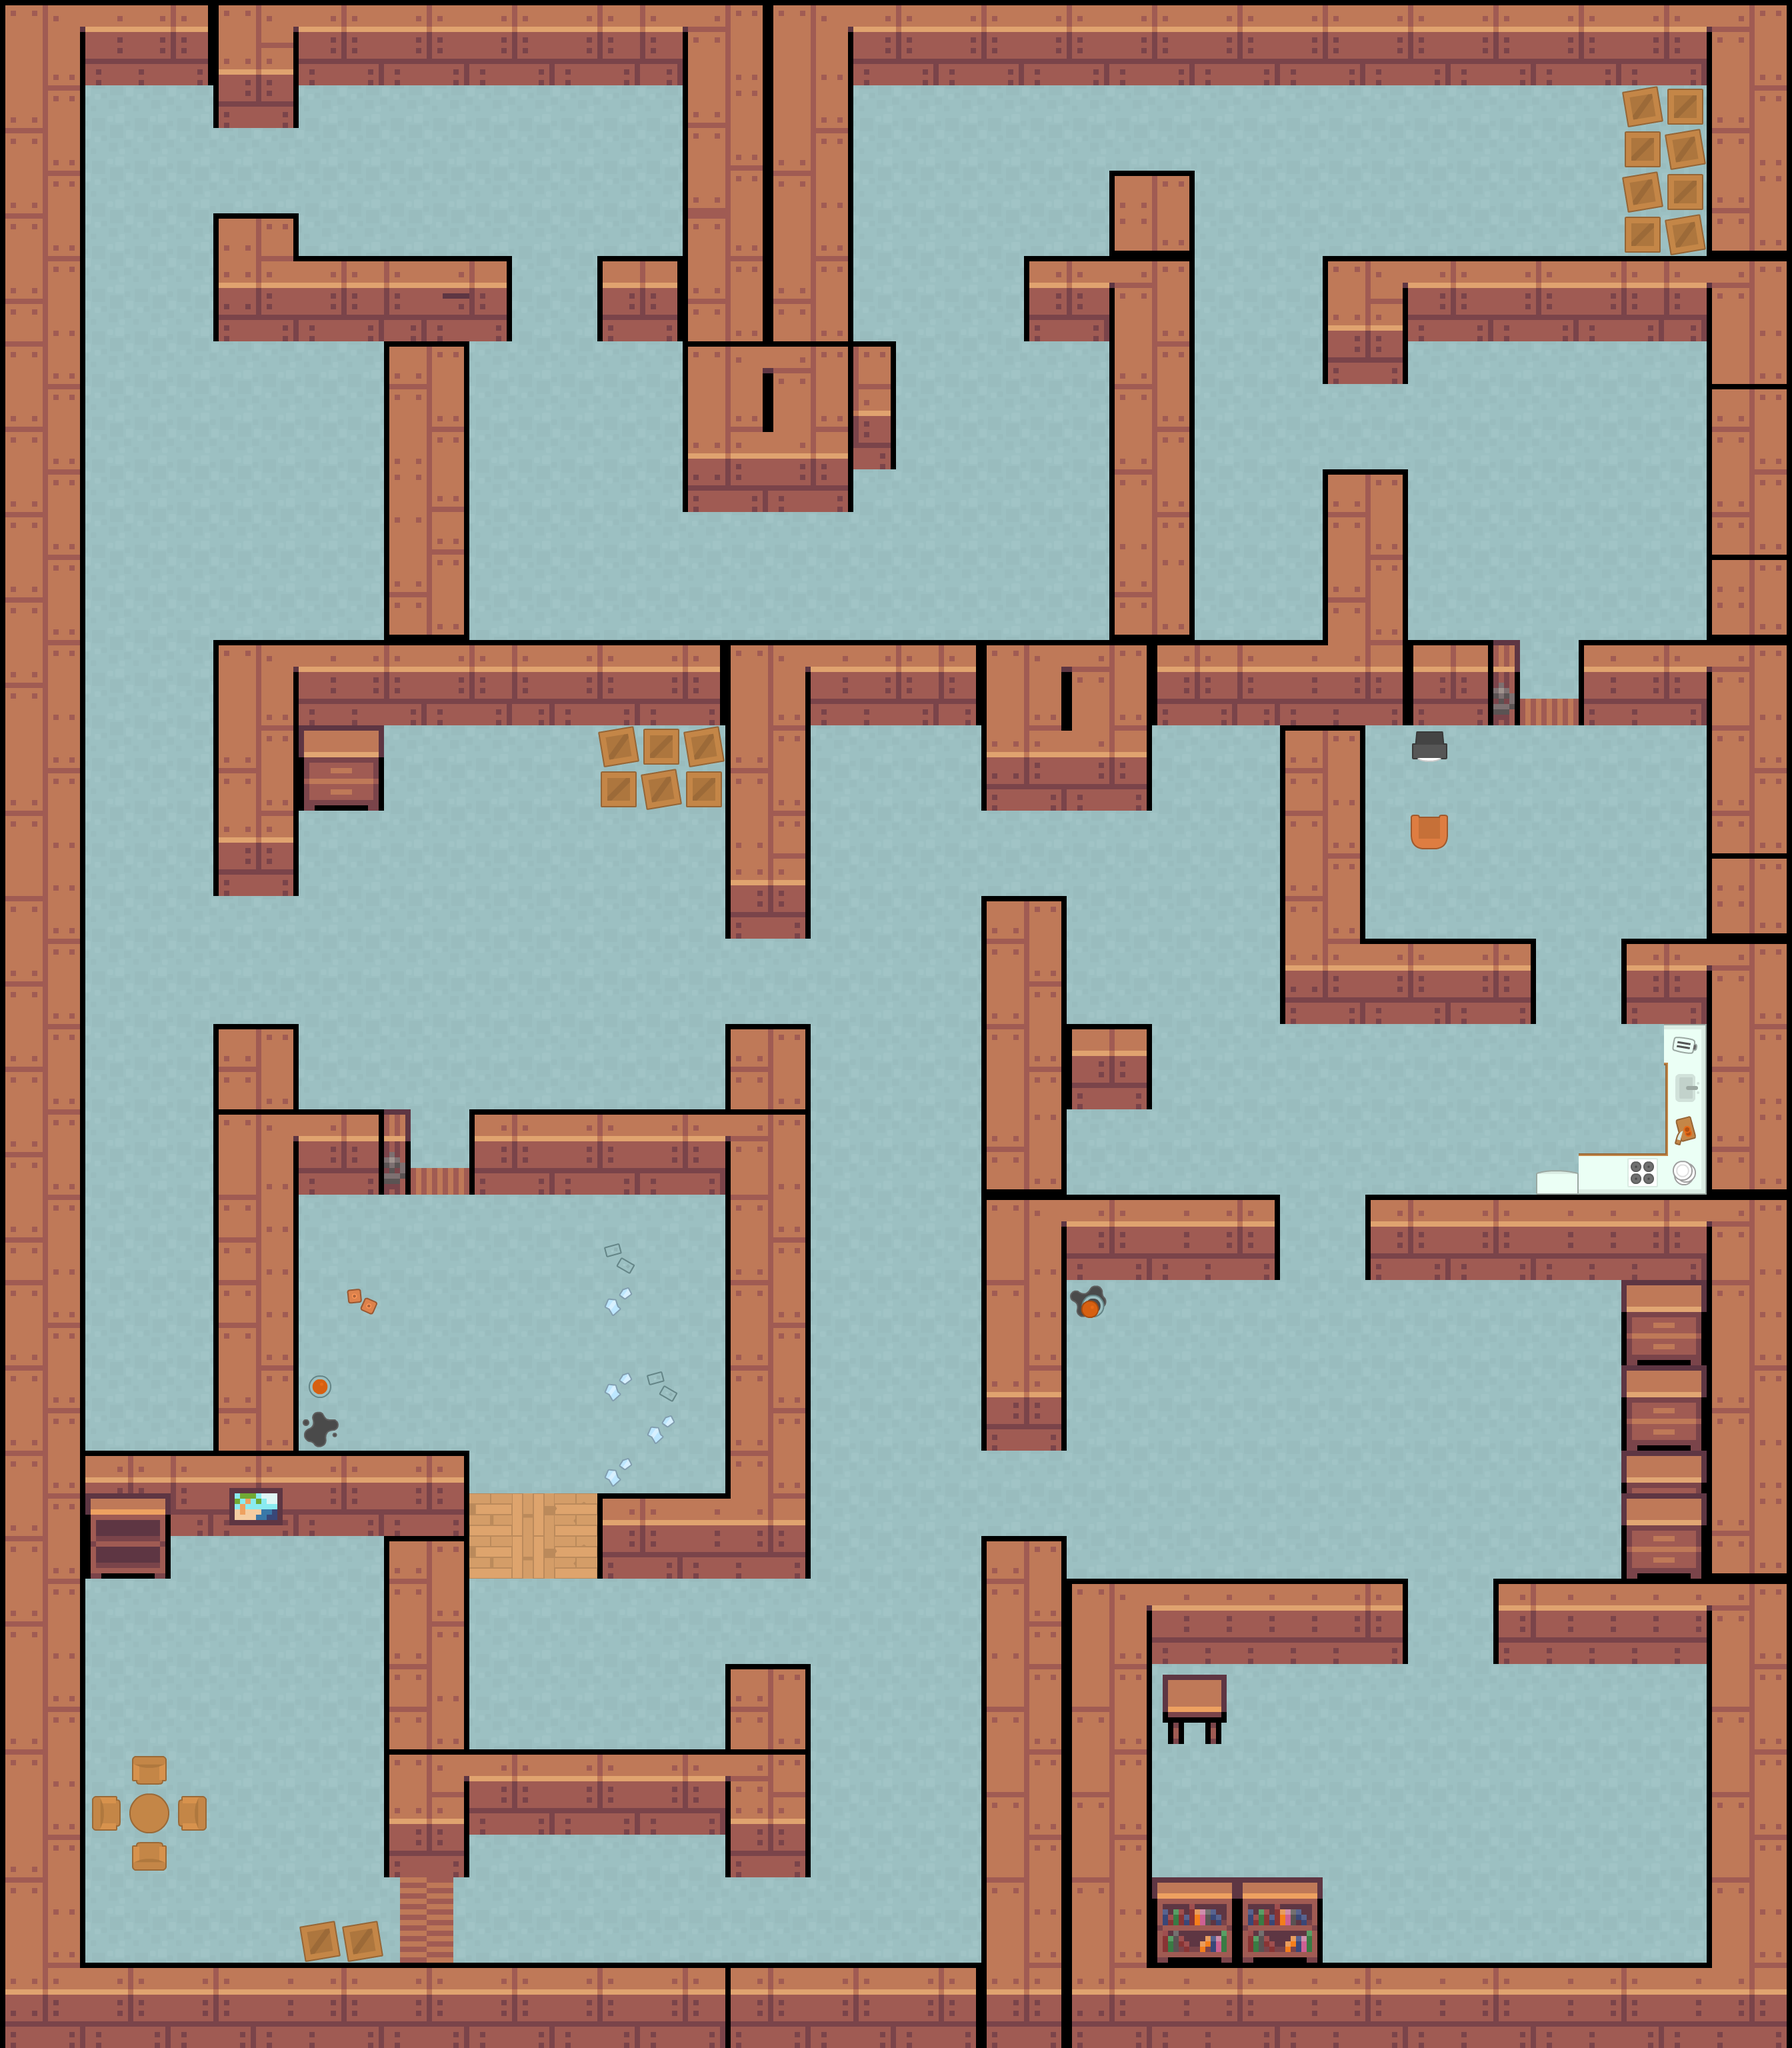

A level layout from a 2D game, rendered from its tile map. Below: a short description, then the map file with tile-grid data replaced by summaries:
An orthogonal 42x48 tile map with 64x64 px tiles, 3 tile layers (floor, walls, objects), 2 tilesets and 84 objects (72x wall, 6x pistol, 3x health, player, spider, ...).

<map version="1.5" tiledversion="1.7.2" orientation="orthogonal" renderorder="right-down" compressionlevel="0" width="42" height="48" tilewidth="64" tileheight="64" infinite="0" nextlayerid="7" nextobjectid="510">
 <tileset firstgid="1" name="4 BigSet128" tilewidth="64" tileheight="64" tilecount="864" columns="16">
  <image source="../img/4 BigSet128.png" width="1024" height="3456" />
 </tileset>
 <tileset firstgid="865" name="spritesheet_tiles" tilewidth="64" tileheight="64" spacing="10" tilecount="540" columns="27">
  <image source="../img/spritesheet_tiles.png" width="1988" height="1470" />
 </tileset>
 <layer id="5" name="floor" width="42" height="48">
  <data>[2016 cells, 2016 non-empty, 1 distinct tile ids]</data>
 </layer>
 <layer id="1" name="walls" width="42" height="48">
  <data>[2016 cells, 861 non-empty, 69 distinct tile ids]</data>
 </layer>
 <layer id="6" name="objects" width="42" height="48">
  <data>[2016 cells, 73 non-empty, 45 distinct tile ids]</data>
 </layer>
 <objectgroup id="4" name="objects">
  <object id="101" name="player" x="1312.35" y="2898.5">
   <point />
  </object>
  <object id="103" name="wall" x="1600" y="2368.01" width="128" height="703.997" />
  <object id="107" name="wall" x="1728.01" y="2368" width="383.994" height="128.001" />
  <object id="108" name="wall" x="2240" y="2367.99" width="319.994" height="128.014" />
  <object id="109" name="wall" x="2560" y="2368" width="127.992" height="703.993" />
  <object id="161" name="wall" x="1728" y="2944" width="831.969" height="128" />
  <object id="162" name="wall" x="2560" y="1279.99" width="127.997" height="1088" />
  <object id="163" name="wall" x="2048" y="1792" width="511.996" height="128.005" />
  <object id="164" name="wall" x="1600" y="1792" width="319.996" height="127.995" />
  <object id="165" name="wall" x="1472" y="1344" width="127.992" height="832.002" />
  <object id="166" name="wall" x="1472" y="2304" width="127.992" height="767.991" />
  <object id="167" name="wall" x="1600" y="1536" width="128.007" height="127.999" />
  <object id="168" name="wall" x="1920" y="1408" width="384.001" height="128.005" />
  <object id="169" name="wall" x="2432" y="1408" width="128.007" height="127.999" />
  <object id="170" name="wall" x="1088.01" y="960" width="1152" height="127.999" />
  <object id="171" name="wall" x="1920" y="1088" width="128.007" height="319.998" />
  <object id="172" name="wall" x="1472" y="1088" width="255.976" height="127.999" />
  <object id="173" name="wall" x="2368" y="960" width="192.006" height="127.999" />
  <object id="174" name="wall" x="2560" y="832" width="128.007" height="447.992" />
  <object id="175" name="wall" x="2560" y="-0.00572917" width="128.007" height="832.006" />
  <object id="176" name="wall" x="1984" y="704" width="128.007" height="256.004" />
  <object id="177" name="wall" x="1088" y="1088" width="128.007" height="320.004" />
  <object id="179" name="wall" x="2112" y="384" width="447.99" height="128.014" />
  <object id="181" name="wall" x="1984" y="383.999" width="128.007" height="192" />
  <object id="182" name="wall" x="1664" y="255.996" width="128.007" height="704.003" />
  <object id="183" name="wall" x="1536" y="384" width="128.007" height="127.999" />
  <object id="184" name="wall" x="1280" y="0" width="1280.01" height="127.999" />
  <object id="185" name="wall" x="1152" y="0" width="128.003" height="512.003" />
  <object id="186" name="wall" x="1024" y="0" width="128.003" height="512.003" />
  <object id="187" name="wall" x="896" y="384" width="128.007" height="127.999" />
  <object id="188" name="wall" x="1024" y="512" width="255.994" height="255.992" />
  <object id="189" name="wall" x="1280" y="512" width="63.9992" height="192.001" />
  <object id="190" name="wall" x="448.001" y="384" width="320.006" height="127.999" />
  <object id="191" name="wall" x="320" y="319.994" width="128.007" height="192.005" />
  <object id="192" name="wall" x="576" y="512" width="128.007" height="447.995" />
  <object id="193" name="wall" x="127.999" y="0" width="896.007" height="127.999" />
  <object id="195" name="wall" x="320" y="128" width="127.993" height="63.9935" />
  <object id="197" name="wall" x="0" y="0" width="128.003" height="3072" />
  <object id="198" name="wall" x="319.999" y="960" width="768.008" height="127.999" />
  <object id="199" name="wall" x="320" y="1088" width="128.007" height="256.004" />
  <object id="200" name="wall" x="320" y="1536" width="128.007" height="127.999" />
  <object id="201" name="wall" x="320" y="1664" width="128.003" height="512.003" />
  <object id="202" name="wall" x="448" y="1664" width="128.007" height="127.999" />
  <object id="203" name="wall" x="704" y="1664" width="383.997" height="127.999" />
  <object id="205" name="wall" x="1088" y="1536" width="128.007" height="704.007" />
  <object id="206" name="wall" x="896" y="2240" width="320.007" height="127.999" />
  <object id="207" name="wall" x="128" y="2176" width="576.004" height="127.999" />
  <object id="208" name="wall" x="576" y="2304" width="128.003" height="512.003" />
  <object id="209" name="wall" x="704" y="2624" width="383.997" height="127.999" />
  <object id="210" name="wall" x="1088" y="2496" width="128.007" height="320.008" />
  <object id="392" name="wall" x="1728" y="2816" width="128.007" height="127.999" />
  <object id="393" name="wall" x="1856" y="2816" width="128.007" height="127.999" />
  <object id="394" name="wall" x="1728" y="2512" width="102.674" height="95.999" />
  <object id="395" name="wall" x="2432" y="1920" width="128.007" height="127.999" />
  <object id="396" name="wall" x="2432" y="2048" width="128.007" height="127.999" />
  <object id="397" name="wall" x="2432" y="2176" width="128.007" height="191.966" />
  <object id="398" name="wall" x="896" y="1088" width="192.007" height="127.999" />
  <object id="399" name="wall" x="2432" y="128" width="128.004" height="255.999" />
  <object id="401" name="wall" x="2112" y="1088" width="64.0018" height="61.499" />
  <object id="402" name="wall" x="2496" y="1536" width="64.007" height="127.999" />
  <object id="403" name="wall" x="2496" y="1664" width="64.0109" height="127.999" />
  <object id="404" name="wall" x="2368" y="1728" width="128.007" height="63.9983" />
  <object id="405" name="wall" x="2304" y="1753.87" width="63.8272" height="38.1275" />
  <object id="406" name="wall" x="128" y="2304" width="128.007" height="63.999" />
  <object id="408" name="wall" x="192" y="2624" width="63.991" height="63.9971" />
  <object id="409" name="wall" x="256" y="2688" width="63.991" height="63.9971" />
  <object id="410" name="wall" x="192" y="2752" width="63.991" height="63.9971" />
  <object id="411" name="wall" x="192" y="2688" width="63.991" height="63.9971" />
  <object id="412" name="wall" x="128" y="2688" width="63.991" height="63.9971" />
  <object id="413" name="wall" x="448" y="2880" width="63.991" height="63.9971" />
  <object id="414" name="wall" x="512" y="2880" width="63.991" height="63.9971" />
  <object id="415" name="wall" x="448" y="1088" width="128.007" height="127.999" />
  <object id="423" name="wall" x="128" y="2944" width="1344" height="127.999" />
  <object id="471" name="spider" x="1280" y="1850.04">
   <point />
  </object>
  <object id="474" name="pistol" x="269.697" y="2118.18">
   <point />
  </object>
  <object id="477" name="pistol" x="2280.16" y="295.385">
   <point />
  </object>
  <object id="479" name="pistol" x="238.381" y="2425.26">
   <point />
  </object>
  <object id="480" name="pistol" x="1808.58" y="2694.74">
   <point />
  </object>
  <object id="481" name="pistol" x="1010.53" y="1865.59">
   <point />
  </object>
  <object id="482" name="pistol" x="1414.74" y="1171.17">
   <point />
  </object>
  <object id="483" name="shotgun" x="834.332" y="1150.45">
   <point />
  </object>
  </objectgroup>
</map>
<!-- 3 of 84 objects omitted -->
